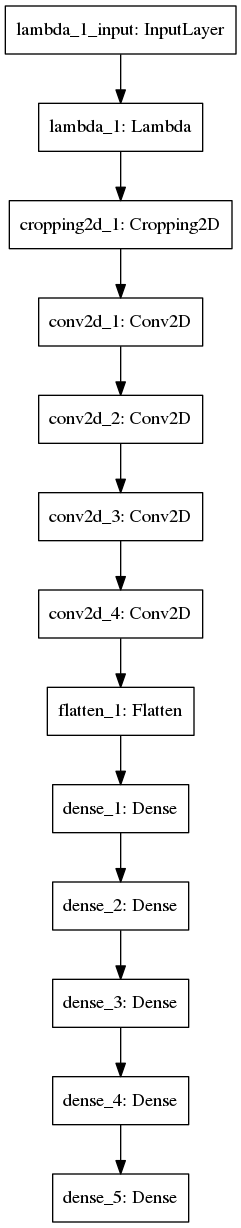

The Python source for this figure:
# coding: utf-8

#Import libraries
import csv
#For this to work on Amazon AMI, run the following (recommended: with the environment activated)
# $ conda install opencv
# $ conda install keras
import cv2
import random
import numpy as np
from keras.layers import Lambda, Dense, Convolution2D, Cropping2D, Flatten, Activation
from keras.models import Model, Sequential
from keras.utils import plot_model
import keras
print(keras.__version__)

#Dataset
#$ wget https://s3.amazonaws.com/video.udacity-data.com/topher/2016/December/584f6edd_data/data.zip
#$ unzip data.zip
# read CSV recording data
lines = []
with open('../data/driving_log.csv') as csvfile:
    reader = csv.reader(csvfile)
    for line in reader:
        lines.append(line)

images = []
measurements = []
for line in lines[1:-1]:
    source_path = line[0]
    filename = source_path.split('/')[-1]
    batch_sample = line
    center_name = '../data/IMG/'+batch_sample[0].split('/')[-1]
    center_image = cv2.imread(center_name)
    center_image = cv2.cvtColor(center_image, cv2.COLOR_RGB2YUV)
    left_name = '../data/IMG/'+batch_sample[1].split('/')[-1]
    left_image = cv2.imread(left_name)
    left_image = cv2.cvtColor(left_image, cv2.COLOR_RGB2YUV)
    right_name = '../data/IMG/'+batch_sample[2].split('/')[-1]
    right_image = cv2.imread(right_name)
    right_image = cv2.cvtColor(right_image, cv2.COLOR_RGB2YUV)
    center_angle = float(batch_sample[3])
    #Use combined 3-camera image, not useful for simulator autonomous mode
    #image = np.concatenate((left_image[70:135, 0:], center_image[70:135, 0:],right_image[70:135, 0:]), axis=1)
    #image = cv2.imread(current_path)
    images.append(center_image)
    images.append(left_image)
    images.append(right_image)
    measurement = float(line[3])
    measurements.append(measurement)
    measurements.append(measurement+random.uniform(0.01, 0.2))
    measurements.append(measurement-random.uniform(0.01, 0.2))

X_train = np.array(images)
y_train = np.array(measurements)

# Generator implementation
# NOT USED because it's very slow.

# samples = []
# with open('../data/driving_log.csv') as csvfile:
#     reader = csv.reader(csvfile)
#     for line in reader:
#         samples.append(line)
# samples = samples[1:]
#
# from sklearn.model_selection import train_test_split
# train_samples, validation_samples = train_test_split(samples, test_size=0.2)
#
# import cv2
# import numpy as np
# import sklearn
#
# def generator(samples, batch_size=32):
#     num_samples = len(samples)
#     while 1: # Loop forever so the generator never terminates
#         sklearn.utils.shuffle(samples)
#         for offset in range(0, num_samples, batch_size):
#             batch_samples = samples[offset:offset+batch_size]
#
#             images = []
#             angles = []
#             for batch_sample in batch_samples:
#                 center_name = '../data/IMG/'+batch_sample[0].split('/')[-1]
#                 center_image = cv2.imread(center_name)
#                 #left_name = '../data/IMG/'+batch_sample[1].split('/')[-1]
#                 #left_image = cv2.imread(left_name)
#                 #right_name = '../data/IMG/'+batch_sample[2].split('/')[-1]
#                 #right_image = cv2.imread(right_name)
#                 center_angle = float(batch_sample[3])
#                 #image = np.concatenate((left_image, center_image,right_image), axis=1)
#                 images.append(center_image)
#                 angles.append(center_angle)
#
#             # trim image to only see section with road
#             X_train = np.array(images)
#             y_train = np.array(angles)
#             yield sklearn.utils.shuffle(X_train, y_train)
#
# # compile and train the model using the generator function
# train_generator = generator(train_samples, batch_size=500)
# validation_generator = generator(validation_samples, batch_size=500)

#NVIDIA CNN
model = Sequential()
#Normalization
model.add(Lambda(lambda x: x / 255.0 - 0.5, input_shape=(160, 320, 3)))
model.add(Cropping2D(cropping=((70, 25), (0, 0))))

model.add(Convolution2D(36, 5, 5, subsample=(2, 2), activation="relu"))
model.add(Convolution2D(48, 5, 5, subsample=(2, 2), activation="relu"))
model.add(Convolution2D(64, 3, 3, activation="relu"))
model.add(Convolution2D(64, 3, 3, activation="relu"))

model.add(Flatten())

model.add(Dense(100))
model.add(Dense(50))
model.add(Dense(10))

model.add(Dense(10))

model.add(Dense(1))


#loss='mse'
#optimizer='adam'
model.compile(loss='mse', optimizer='adam')

print(model.summary())
plot_model(model, to_file='model.png')
input("Press Enter to continue...")

#validation_split=0.2
#shuffle=True
model.fit(X_train, y_train, batch_size=500, epochs=10, verbose=1, shuffle=True, validation_split=0.2)

#model.fit_generator(train_generator, samples_per_epoch=len(train_samples),max_queue_size=500,workers=10, use_multiprocessing=True,epochs=10,validation_data=validation_generator,validation_steps=len(validation_samples))
model.save('model_updated.h5')


